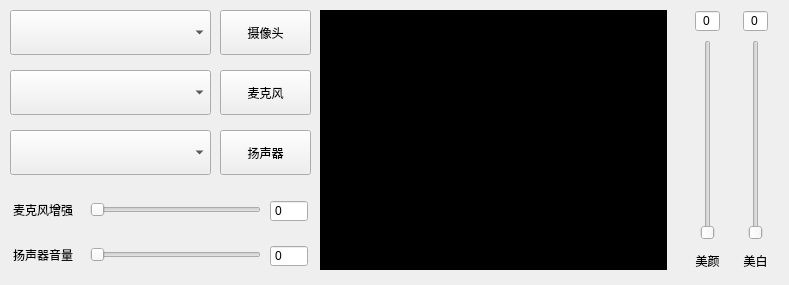
<?xml version="1.0" encoding="UTF-8"?>
<ui version="4.0">
 <class>DeviceTest</class>
 <widget class="QDialog" name="DeviceTest">
  <property name="geometry">
   <rect>
    <x>0</x>
    <y>0</y>
    <width>789</width>
    <height>285</height>
   </rect>
  </property>
  <property name="windowTitle">
   <string>设备测试</string>
  </property>
  <property name="styleSheet">
   <string notr="true"/>
  </property>
  <widget class="QPushButton" name="btnCamera">
   <property name="geometry">
    <rect>
     <x>220</x>
     <y>10</y>
     <width>91</width>
     <height>45</height>
    </rect>
   </property>
   <property name="text">
    <string>摄像头</string>
   </property>
   <property name="autoDefault">
    <bool>false</bool>
   </property>
  </widget>
  <widget class="QComboBox" name="cbCamera">
   <property name="geometry">
    <rect>
     <x>10</x>
     <y>10</y>
     <width>201</width>
     <height>45</height>
    </rect>
   </property>
  </widget>
  <widget class="QPushButton" name="btnMic">
   <property name="geometry">
    <rect>
     <x>220</x>
     <y>70</y>
     <width>91</width>
     <height>45</height>
    </rect>
   </property>
   <property name="text">
    <string>麦克风</string>
   </property>
   <property name="autoDefault">
    <bool>false</bool>
   </property>
  </widget>
  <widget class="QComboBox" name="cbMic">
   <property name="geometry">
    <rect>
     <x>10</x>
     <y>70</y>
     <width>201</width>
     <height>45</height>
    </rect>
   </property>
  </widget>
  <widget class="QComboBox" name="cbPlayer">
   <property name="geometry">
    <rect>
     <x>10</x>
     <y>130</y>
     <width>201</width>
     <height>45</height>
    </rect>
   </property>
  </widget>
  <widget class="QPushButton" name="btnPlayer">
   <property name="geometry">
    <rect>
     <x>220</x>
     <y>130</y>
     <width>91</width>
     <height>45</height>
    </rect>
   </property>
   <property name="text">
    <string>扬声器</string>
   </property>
   <property name="autoDefault">
    <bool>false</bool>
   </property>
  </widget>
  <widget class="VideoRender" name="widRender" native="true">
   <property name="geometry">
    <rect>
     <x>320</x>
     <y>10</y>
     <width>347</width>
     <height>260</height>
    </rect>
   </property>
   <property name="styleSheet">
    <string notr="true">background-color: rgb(0, 0, 0);</string>
   </property>
  </widget>
  <widget class="QSlider" name="hsPlayerVol">
   <property name="geometry">
    <rect>
     <x>90</x>
     <y>245</y>
     <width>171</width>
     <height>20</height>
    </rect>
   </property>
   <property name="maximum">
    <number>100</number>
   </property>
   <property name="singleStep">
    <number>5</number>
   </property>
   <property name="orientation">
    <enum>Qt::Horizontal</enum>
   </property>
  </widget>
  <widget class="QLabel" name="lbPlayer">
   <property name="geometry">
    <rect>
     <x>13</x>
     <y>245</y>
     <width>61</width>
     <height>20</height>
    </rect>
   </property>
   <property name="text">
    <string>扬声器音量</string>
   </property>
  </widget>
  <widget class="QSpinBox" name="sbPlayerVol">
   <property name="geometry">
    <rect>
     <x>270</x>
     <y>245</y>
     <width>38</width>
     <height>22</height>
    </rect>
   </property>
   <property name="buttonSymbols">
    <enum>QAbstractSpinBox::NoButtons</enum>
   </property>
   <property name="maximum">
    <number>100</number>
   </property>
   <property name="singleStep">
    <number>5</number>
   </property>
  </widget>
  <widget class="QSlider" name="hsMicVol">
   <property name="geometry">
    <rect>
     <x>90</x>
     <y>200</y>
     <width>171</width>
     <height>20</height>
    </rect>
   </property>
   <property name="minimum">
    <number>0</number>
   </property>
   <property name="maximum">
    <number>100</number>
   </property>
   <property name="singleStep">
    <number>5</number>
   </property>
   <property name="orientation">
    <enum>Qt::Horizontal</enum>
   </property>
  </widget>
  <widget class="QSpinBox" name="sbMicVol">
   <property name="geometry">
    <rect>
     <x>270</x>
     <y>200</y>
     <width>38</width>
     <height>22</height>
    </rect>
   </property>
   <property name="buttonSymbols">
    <enum>QAbstractSpinBox::NoButtons</enum>
   </property>
   <property name="maximum">
    <number>100</number>
   </property>
   <property name="singleStep">
    <number>5</number>
   </property>
  </widget>
  <widget class="QLabel" name="lbMic">
   <property name="geometry">
    <rect>
     <x>13</x>
     <y>200</y>
     <width>61</width>
     <height>20</height>
    </rect>
   </property>
   <property name="text">
    <string>麦克风增强</string>
   </property>
  </widget>
  <widget class="QSlider" name="vsSkinSmooth">
   <property name="geometry">
    <rect>
     <x>695</x>
     <y>40</y>
     <width>25</width>
     <height>200</height>
    </rect>
   </property>
   <property name="maximum">
    <number>9</number>
   </property>
   <property name="singleStep">
    <number>1</number>
   </property>
   <property name="pageStep">
    <number>1</number>
   </property>
   <property name="orientation">
    <enum>Qt::Vertical</enum>
   </property>
  </widget>
  <widget class="QLabel" name="lbSkinSmooth">
   <property name="geometry">
    <rect>
     <x>692</x>
     <y>245</y>
     <width>31</width>
     <height>31</height>
    </rect>
   </property>
   <property name="layoutDirection">
    <enum>Qt::LeftToRight</enum>
   </property>
   <property name="text">
    <string>美颜</string>
   </property>
   <property name="alignment">
    <set>Qt::AlignCenter</set>
   </property>
  </widget>
  <widget class="QSpinBox" name="sbSkinSmooth">
   <property name="geometry">
    <rect>
     <x>695</x>
     <y>10</y>
     <width>25</width>
     <height>22</height>
    </rect>
   </property>
   <property name="alignment">
    <set>Qt::AlignCenter</set>
   </property>
   <property name="buttonSymbols">
    <enum>QAbstractSpinBox::NoButtons</enum>
   </property>
   <property name="maximum">
    <number>9</number>
   </property>
   <property name="singleStep">
    <number>1</number>
   </property>
  </widget>
  <widget class="QSpinBox" name="sbSkinWhite">
   <property name="geometry">
    <rect>
     <x>743</x>
     <y>10</y>
     <width>25</width>
     <height>22</height>
    </rect>
   </property>
   <property name="alignment">
    <set>Qt::AlignCenter</set>
   </property>
   <property name="buttonSymbols">
    <enum>QAbstractSpinBox::NoButtons</enum>
   </property>
   <property name="maximum">
    <number>9</number>
   </property>
   <property name="singleStep">
    <number>1</number>
   </property>
  </widget>
  <widget class="QSlider" name="vsSkinWhite">
   <property name="geometry">
    <rect>
     <x>743</x>
     <y>40</y>
     <width>25</width>
     <height>200</height>
    </rect>
   </property>
   <property name="maximum">
    <number>9</number>
   </property>
   <property name="singleStep">
    <number>1</number>
   </property>
   <property name="pageStep">
    <number>1</number>
   </property>
   <property name="orientation">
    <enum>Qt::Vertical</enum>
   </property>
  </widget>
  <widget class="QLabel" name="lbSkinWhite">
   <property name="geometry">
    <rect>
     <x>740</x>
     <y>245</y>
     <width>31</width>
     <height>31</height>
    </rect>
   </property>
   <property name="layoutDirection">
    <enum>Qt::LeftToRight</enum>
   </property>
   <property name="text">
    <string>美白</string>
   </property>
   <property name="alignment">
    <set>Qt::AlignCenter</set>
   </property>
  </widget>
 </widget>
 <layoutdefault spacing="6" margin="11"/>
 <customwidgets>
  <customwidget>
   <class>VideoRender</class>
   <extends>QWidget</extends>
   <header>videorender.h</header>
   <container>1</container>
  </customwidget>
 </customwidgets>
 <resources/>
 <connections/>
</ui>
